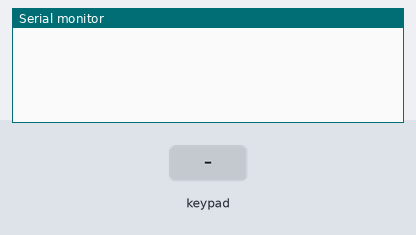
A sketch run on a simulated Arduino Uno, built with avr-gcc and run on an emulated ATmega328P. Parts: the last lines printed to the serial monitor. Inputs (shaded band) come from the test bench.

Above: at 1.2 s.
1.3 s: key '1' pressed
At 2.1 s:
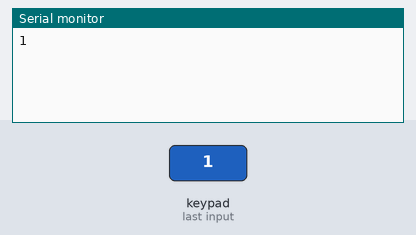
2.8 s: keypad keys 2 3 4 5 # pressed 0.4 s apart
At 5.5 s:
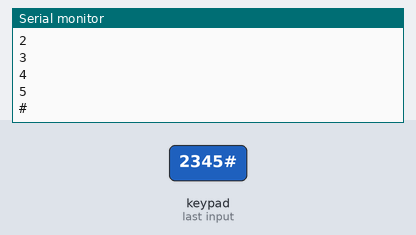
6.3 s: key 'A' pressed
At 7.2 s:
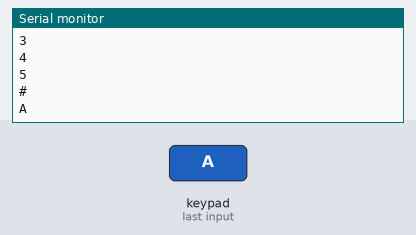
7.8 s: keypad keys 2 3 4 5 * pressed 0.4 s apart
At 10.8 s:
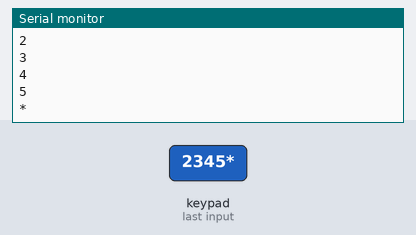
11.3 s: key 'B' pressed
At 12.1 s:
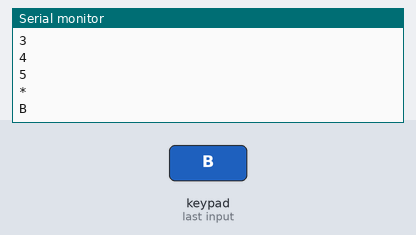
12.8 s: keypad keys 2 3 4 5 D pressed 0.4 s apart
At 15.6 s:
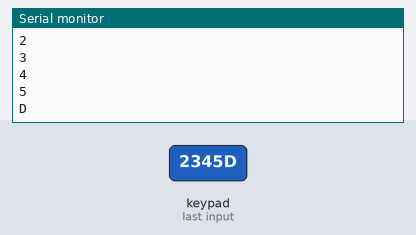
Timing chart, 0 to 17.1 s (numbered marks = the images above; inputs shaded):
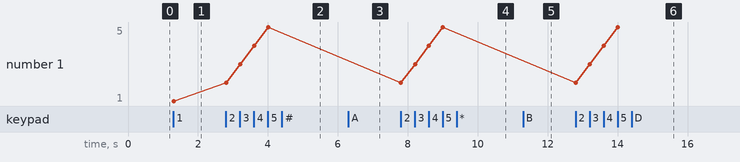

Measured:
- after the input at 1.3 s, the serial monitor: prints a new line at once (image 1)
- after the input at 2.8 s, the serial monitor: prints a new line at once (image 2)
- after the input at 6.3 s, the serial monitor: prints a new line at once (image 3)
- after the input at 7.8 s, the serial monitor: prints a new line at once (image 4)
- after the input at 11.3 s, the serial monitor: prints a new line at once (image 5)
- after the input at 12.8 s, the serial monitor: prints a new line at once (image 6)
- plotted number 1: 1 → 5 after the input at 2.8 s

The sketch:

sketch_jul03a.ino
```cpp
#include <Keypad.h>

const byte ROWS = 4;
const byte COLS = 4;
char keys[ROWS][COLS] = {
  {'1','2','3','A'},
  {'4','5','6','B'},
  {'7','8','9','C'},
  {'*','0','#','D'}
};
byte rowPins[ROWS] = {2,3,4,5}; //connect to row pinouts
byte colPins[COLS] = {6,7,8,9}; //connect to column pinouts

Keypad keypad = Keypad( makeKeymap(keys), rowPins, colPins, ROWS, COLS );

void setup(){
  Serial.begin(9600);
}

void loop(){
  char key = keypad.getKey();

  if (key != NO_KEY){
    Serial.println(key);
  }
}
```

frequencyCalculation.c
```cpp
#include<stdio.h>

void main(){
    float R, C;
    printf("Enter Resistance in Kiloohm\n");
    scanf("%f", &R);
    printf("Enter Capacitor in Microfarad\n");
    scanf("%f", &C);
    float t = 0.693*(10 + 2 * R) * C * 0.001;
    float f = 1 / t;
    printf("Time Period in seconds = %f\n", t);
    printf("Frequency in Hz = %f\n", f);
}
```

soft_serial_tx_util.c
```cpp
#include "soft_serial_tx_util.h"
#include <stdint.h>
#include <Arduino.h>
//#include <stdlib.h>

/////////////////////////////////////////////////////
        ///// NOTE: 1000000UL is NOT the F_CPU
        /////       1000000UL is 1000000UL micro-seconds. There are 1000000UL uS in ONE second

const unsigned long MICROSECOND_PER_BIT = (1000000UL / SOFT_TX_BAUD);
/////////////////////////////////////////////////////
// void software_serial_configure() {

//        pinMode(SOFT_TX_PIN_NO, OUTPUT);

// }
/////////////////////////////////////////////////////////////
void ss_putc(char c) {

    uint8_t  bit_mask;

    digitalWrite(12, HIGH); // Disable TFT TFT_CS
    pinMode(SOFT_TX_PIN_NO, OUTPUT);

    // Transmit START bit
    digitalWrite(SOFT_TX_PIN_NO, LOW);
    delayMicroseconds(MICROSECOND_PER_BIT);

    // Transmit 8-data bits
    for (bit_mask=0x01; bit_mask; bit_mask<<=1) {
        if (c & bit_mask) {
            digitalWrite(SOFT_TX_PIN_NO, HIGH);
        }
        else {
            digitalWrite(SOFT_TX_PIN_NO, LOW);
        }
        delayMicroseconds(MICROSECOND_PER_BIT);
    }

    // Transmit STOP bit(s)
    digitalWrite(SOFT_TX_PIN_NO, HIGH);
    delayMicroseconds(MICROSECOND_PER_BIT); // Fixed to ONE STOP Bit

}
///////////////////////////////////////////////////////////
void ss_puts(char *s)
{
    while(*s)
        ss_putc(*s++);
}
////////////////////////////////////////////
void ss_puts_p(const char *progmem_s )
{
   register uint8_t c;

   while ( (c = pgm_read_byte(progmem_s++)) )
   ss_putc(c);

}
///////////////////////////////////////////////////////////////////
void ss_put_int(int  message_int){
   char buffer_temp[10];
   itoa( message_int, buffer_temp, 10);   //convert int to string (decimal format)
   ss_puts(buffer_temp);                //and transmit string to software serial
}
///////////////////////////////////////////////////////////////////
void ss_put_uint(unsigned int  message_uint){
   char buffer_temp[10];
   utoa( message_uint, buffer_temp, 10);   //convert unsigned int to string (decimal format)
   ss_puts(buffer_temp);                //and transmit string to software serial
}
///////////////////////////////////////////////////////////////////
void ss_put_long(long message_long){
   char buffer_temp[15];
   ltoa(message_long, buffer_temp, 10);   //convert long to string
   //ss_puts(" HELLO ");
   ss_puts(buffer_temp);                //and transmit string to software serial
}
////////////////////////////////////////////////////////////////////
void ss_put_float(float  message_float){
   char buffer_temp[15];
   dtostrf( message_float, 1, 2, buffer_temp); //  convert float to str
   ss_puts(buffer_temp);                //and transmit string to software serial
}
///////////////////////////////////////////////////////////////////
```

soft_serial_tx_util.h
```cpp
//
// Low qulaity: Rudimentary Software Serial Transmit
//

#ifndef SOFT_SERIAL_TX_UTIL_H
        #define SOFT_SERIAL_TX_UTIL_H

          ///////////#define SOFT_TX_BAUD 115200
        #define SOFT_TX_BAUD       9600

        // Fixed to ONE STOP BIT
        //#define SOFT_TX_STOP_BITS  1

        //  ES32-CAM-CH340 Board Specific pin number
        #define SOFT_TX_PIN_NO     1

        void software_serial_configure();
        void ss_putc(char c);
        void ss_puts(char *s);
        void ss_puts_p(const char *progmem_s );
        void ss_put_int(int  message_int);
        void ss_put_uint(unsigned int  message_uint);
        void ss_put_long(long message_long);
        void ss_put_float(float  message_float);


#endif // SOFT_SERIAL_TX_UTIL_H

///////////////////////////////////////////////////////////////////////////////////////////////////////////////////
```
